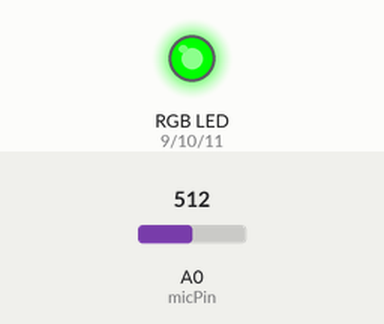
Bench run of a sketch on a simulated Arduino Uno, built with avr-gcc and run on an emulated ATmega328P. On the bench: an RGB LED mixed from three pins (HIGH = lit). The inputs (shaded band) are chosen by the test bench; at power-on: A0 (micPin) = 512. What the sketch prints to the serial monitor is not drawn.

Above: at 0.1 s.
At 10.1 s:
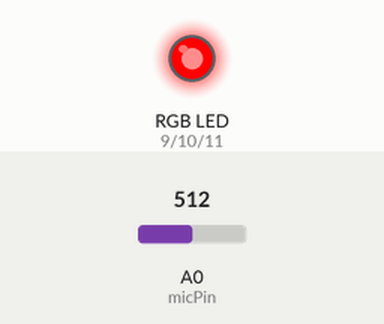
Timing chart, 0 to 11.6 s (numbered marks = the images above):
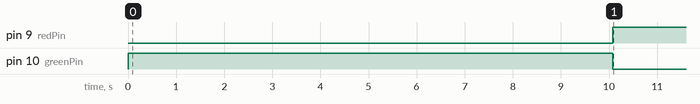

Measured:
- by itself, pin 9 (redPin): LOW → HIGH at 10.1 s
- by itself, pin 10 (greenPin): LOW → HIGH at 0.00 s, → LOW 10.1 s later

The sketch:

MicDrop.ino
```cpp
// Pins
const int micPin = A0;         // Microphone input pin
const int redPin = 9;         // RGB LED - Red
const int greenPin = 10;      // RGB LED - Green
const int bluePin = 11;       // RGB LED - Blue

// Thresholds and timing
const int soundThreshold = 200; // Adjust based on microphone sensitivity
unsigned long lastTalkDetected = 0;
unsigned long totalTalkTime = 0;
unsigned long lastUpdateTime = 0;

// Timers
const unsigned long maxTalkDuration = 10000; // Talking too much (>10s)
const unsigned long silenceDuration = 10000; // Quiet too long (>10s)

bool isTalking = false;

void setup() {
  pinMode(redPin, OUTPUT);
  pinMode(greenPin, OUTPUT);
  pinMode(bluePin, OUTPUT);
  Serial.begin(9600);
  lastUpdateTime = millis();
}

void loop() {
  int micValue = analogRead(micPin);
  unsigned long currentTime = millis();
  unsigned long timeElapsed = currentTime - lastUpdateTime;
  lastUpdateTime = currentTime;

  // Detect talking
  if (micValue > soundThreshold) {
    Serial.println("SPEAKING");
    lastTalkDetected = currentTime;
    isTalking = true;
    totalTalkTime += timeElapsed; // Add every loop cycle's duration while talking
  } else {
    isTalking = false;
  }

  // Prioritized LED Feedback
  if ((currentTime - lastTalkDetected) >= silenceDuration) {
    // Talked too much
    setLED(255, 255, 0); // Yellow
  } else if (totalTalkTime > maxTalkDuration) {
    // Quiet for too long
    setLED(255, 0, 0); // Red
  } else {
    // Balanced talking
    setLED(0, 255, 0); // Green
  }

  // Debugging info
  Serial.print("Total Talk Time: ");
  Serial.print(totalTalkTime);
  Serial.print(" ms, Mic: ");
  Serial.println(micValue);

  delay(100);
}

void setLED(int redVal, int greenVal, int blueVal) {
  analogWrite(redPin, redVal);
  analogWrite(greenPin, greenVal);
  analogWrite(bluePin, blueVal);
}
```
